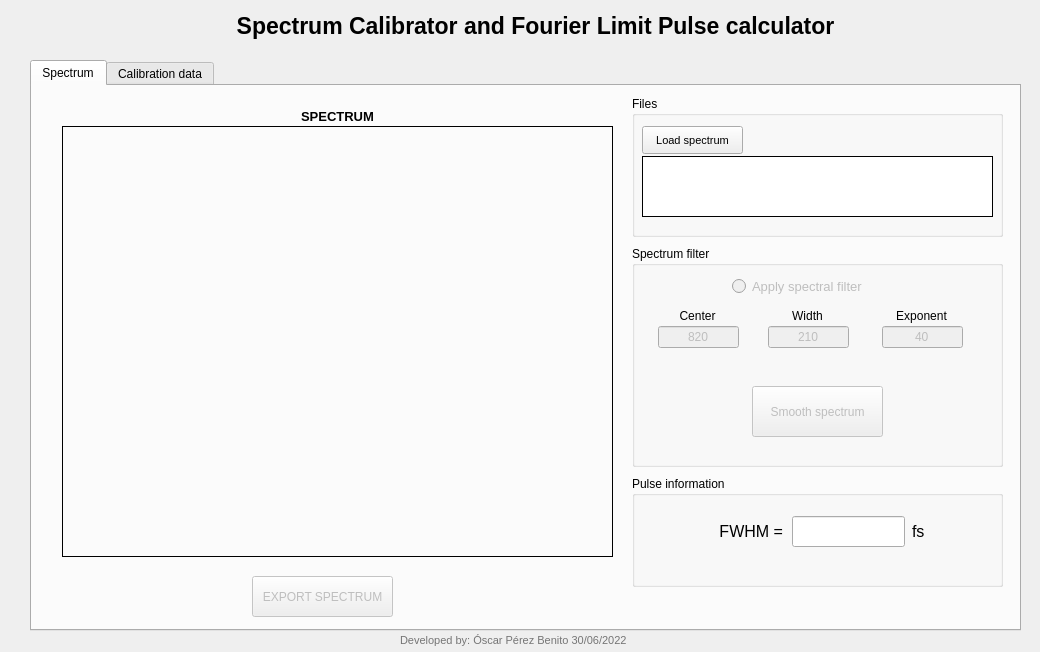
<?xml version="1.0" encoding="UTF-8"?>
<ui version="4.0">
 <author>Óscar Pérez Benito</author>
 <class>SpectrumCalibrator</class>
 <widget class="QWidget" name="SpectrumCalibrator">
  <property name="geometry">
   <rect>
    <x>0</x>
    <y>0</y>
    <width>1040</width>
    <height>652</height>
   </rect>
  </property>
  <property name="windowTitle">
   <string>Spectrum Calibrator</string>
  </property>
  <property name="autoFillBackground">
   <bool>false</bool>
  </property>
  <widget class="QLabel" name="titleLabel">
   <property name="geometry">
    <rect>
     <x>30</x>
     <y>10</y>
     <width>1011</width>
     <height>31</height>
    </rect>
   </property>
   <property name="font">
    <font>
     <pointsize>17</pointsize>
     <weight>75</weight>
     <bold>true</bold>
    </font>
   </property>
   <property name="text">
    <string>Spectrum Calibrator and Fourier Limit Pulse calculator</string>
   </property>
   <property name="alignment">
    <set>Qt::AlignCenter</set>
   </property>
  </widget>
  <widget class="QLabel" name="DesingerLabel">
   <property name="geometry">
    <rect>
     <x>400</x>
     <y>630</y>
     <width>271</width>
     <height>20</height>
    </rect>
   </property>
   <property name="font">
    <font>
     <pointsize>8</pointsize>
    </font>
   </property>
   <property name="styleSheet">
    <string notr="true">color: rgb(117, 117, 117);</string>
   </property>
   <property name="text">
    <string>Developed by: Óscar Pérez Benito 30/06/2022</string>
   </property>
   <property name="alignment">
    <set>Qt::AlignLeading|Qt::AlignLeft|Qt::AlignVCenter</set>
   </property>
  </widget>
  <widget class="QTabWidget" name="tabWidget">
   <property name="geometry">
    <rect>
     <x>30</x>
     <y>60</y>
     <width>991</width>
     <height>571</height>
    </rect>
   </property>
   <property name="currentIndex">
    <number>0</number>
   </property>
   <widget class="QWidget" name="specTab">
    <attribute name="title">
     <string>Spectrum</string>
    </attribute>
    <widget class="QLabel" name="plotLabel">
     <property name="enabled">
      <bool>true</bool>
     </property>
     <property name="geometry">
      <rect>
       <x>20</x>
       <y>20</y>
       <width>571</width>
       <height>20</height>
      </rect>
     </property>
     <property name="font">
      <font>
       <pointsize>10</pointsize>
       <weight>75</weight>
       <bold>true</bold>
      </font>
     </property>
     <property name="text">
      <string>SPECTRUM</string>
     </property>
     <property name="alignment">
      <set>Qt::AlignCenter</set>
     </property>
    </widget>
    <widget class="MplWidget" name="specPlot" native="true">
     <property name="geometry">
      <rect>
       <x>20</x>
       <y>30</y>
       <width>571</width>
       <height>451</height>
      </rect>
     </property>
     <property name="autoFillBackground">
      <bool>false</bool>
     </property>
     <property name="styleSheet">
      <string notr="true"/>
     </property>
     <widget class="QFrame" name="specFrame">
      <property name="geometry">
       <rect>
        <x>10</x>
        <y>10</y>
        <width>551</width>
        <height>431</height>
       </rect>
      </property>
      <property name="autoFillBackground">
       <bool>false</bool>
      </property>
      <property name="frameShape">
       <enum>QFrame::Box</enum>
      </property>
      <property name="frameShadow">
       <enum>QFrame::Plain</enum>
      </property>
     </widget>
    </widget>
    <widget class="QGroupBox" name="filesLoad">
     <property name="geometry">
      <rect>
       <x>600</x>
       <y>10</y>
       <width>371</width>
       <height>141</height>
      </rect>
     </property>
     <property name="title">
      <string>Files</string>
     </property>
     <widget class="QPushButton" name="specButton">
      <property name="geometry">
       <rect>
        <x>10</x>
        <y>30</y>
        <width>101</width>
        <height>28</height>
       </rect>
      </property>
      <property name="font">
       <font>
        <pointsize>8</pointsize>
       </font>
      </property>
      <property name="text">
       <string>Load spectrum</string>
      </property>
      <property name="autoDefault">
       <bool>false</bool>
      </property>
      <property name="default">
       <bool>false</bool>
      </property>
      <property name="flat">
       <bool>false</bool>
      </property>
     </widget>
     <widget class="QLabel" name="specText">
      <property name="geometry">
       <rect>
        <x>10</x>
        <y>60</y>
        <width>351</width>
        <height>61</height>
       </rect>
      </property>
      <property name="palette">
       <palette>
        <active>
         <colorrole role="Button">
          <brush brushstyle="SolidPattern">
           <color alpha="255">
            <red>255</red>
            <green>255</green>
            <blue>255</blue>
           </color>
          </brush>
         </colorrole>
         <colorrole role="Base">
          <brush brushstyle="SolidPattern">
           <color alpha="255">
            <red>255</red>
            <green>255</green>
            <blue>255</blue>
           </color>
          </brush>
         </colorrole>
         <colorrole role="Window">
          <brush brushstyle="SolidPattern">
           <color alpha="255">
            <red>255</red>
            <green>255</green>
            <blue>255</blue>
           </color>
          </brush>
         </colorrole>
         <colorrole role="Highlight">
          <brush brushstyle="SolidPattern">
           <color alpha="255">
            <red>0</red>
            <green>0</green>
            <blue>0</blue>
           </color>
          </brush>
         </colorrole>
        </active>
        <inactive>
         <colorrole role="Button">
          <brush brushstyle="SolidPattern">
           <color alpha="255">
            <red>255</red>
            <green>255</green>
            <blue>255</blue>
           </color>
          </brush>
         </colorrole>
         <colorrole role="Base">
          <brush brushstyle="SolidPattern">
           <color alpha="255">
            <red>255</red>
            <green>255</green>
            <blue>255</blue>
           </color>
          </brush>
         </colorrole>
         <colorrole role="Window">
          <brush brushstyle="SolidPattern">
           <color alpha="255">
            <red>255</red>
            <green>255</green>
            <blue>255</blue>
           </color>
          </brush>
         </colorrole>
         <colorrole role="Highlight">
          <brush brushstyle="SolidPattern">
           <color alpha="255">
            <red>0</red>
            <green>0</green>
            <blue>0</blue>
           </color>
          </brush>
         </colorrole>
        </inactive>
        <disabled>
         <colorrole role="Button">
          <brush brushstyle="SolidPattern">
           <color alpha="255">
            <red>255</red>
            <green>255</green>
            <blue>255</blue>
           </color>
          </brush>
         </colorrole>
         <colorrole role="Base">
          <brush brushstyle="SolidPattern">
           <color alpha="255">
            <red>255</red>
            <green>255</green>
            <blue>255</blue>
           </color>
          </brush>
         </colorrole>
         <colorrole role="Window">
          <brush brushstyle="SolidPattern">
           <color alpha="255">
            <red>255</red>
            <green>255</green>
            <blue>255</blue>
           </color>
          </brush>
         </colorrole>
         <colorrole role="Highlight">
          <brush brushstyle="SolidPattern">
           <color alpha="255">
            <red>0</red>
            <green>120</green>
            <blue>215</blue>
           </color>
          </brush>
         </colorrole>
        </disabled>
       </palette>
      </property>
      <property name="mouseTracking">
       <bool>false</bool>
      </property>
      <property name="autoFillBackground">
       <bool>false</bool>
      </property>
      <property name="styleSheet">
       <string notr="true">background-color: rgb(255, 255, 255);</string>
      </property>
      <property name="frameShape">
       <enum>QFrame::Box</enum>
      </property>
      <property name="text">
       <string/>
      </property>
      <property name="wordWrap">
       <bool>true</bool>
      </property>
      <property name="textInteractionFlags">
       <set>Qt::TextSelectableByKeyboard|Qt::TextSelectableByMouse</set>
      </property>
     </widget>
    </widget>
    <widget class="QGroupBox" name="specFilter">
     <property name="geometry">
      <rect>
       <x>600</x>
       <y>160</y>
       <width>371</width>
       <height>221</height>
      </rect>
     </property>
     <property name="title">
      <string>Spectrum filter</string>
     </property>
     <widget class="QLineEdit" name="widthText">
      <property name="enabled">
       <bool>false</bool>
      </property>
      <property name="geometry">
       <rect>
        <x>136</x>
        <y>80</y>
        <width>81</width>
        <height>22</height>
       </rect>
      </property>
      <property name="text">
       <string>210</string>
      </property>
      <property name="alignment">
       <set>Qt::AlignCenter</set>
      </property>
     </widget>
     <widget class="QLabel" name="label_3">
      <property name="geometry">
       <rect>
        <x>140</x>
        <y>60</y>
        <width>71</width>
        <height>20</height>
       </rect>
      </property>
      <property name="layoutDirection">
       <enum>Qt::LeftToRight</enum>
      </property>
      <property name="text">
       <string>Width</string>
      </property>
      <property name="alignment">
       <set>Qt::AlignCenter</set>
      </property>
     </widget>
     <widget class="QLabel" name="label_4">
      <property name="geometry">
       <rect>
        <x>254</x>
        <y>60</y>
        <width>71</width>
        <height>20</height>
       </rect>
      </property>
      <property name="layoutDirection">
       <enum>Qt::LeftToRight</enum>
      </property>
      <property name="text">
       <string>Exponent</string>
      </property>
      <property name="alignment">
       <set>Qt::AlignCenter</set>
      </property>
     </widget>
     <widget class="QLineEdit" name="exponentText">
      <property name="enabled">
       <bool>false</bool>
      </property>
      <property name="geometry">
       <rect>
        <x>250</x>
        <y>80</y>
        <width>81</width>
        <height>22</height>
       </rect>
      </property>
      <property name="text">
       <string>40</string>
      </property>
      <property name="alignment">
       <set>Qt::AlignCenter</set>
      </property>
     </widget>
     <widget class="QLabel" name="label_5">
      <property name="geometry">
       <rect>
        <x>30</x>
        <y>60</y>
        <width>71</width>
        <height>20</height>
       </rect>
      </property>
      <property name="layoutDirection">
       <enum>Qt::LeftToRight</enum>
      </property>
      <property name="text">
       <string>Center</string>
      </property>
      <property name="alignment">
       <set>Qt::AlignCenter</set>
      </property>
     </widget>
     <widget class="QLineEdit" name="centerText">
      <property name="enabled">
       <bool>false</bool>
      </property>
      <property name="geometry">
       <rect>
        <x>26</x>
        <y>80</y>
        <width>81</width>
        <height>22</height>
       </rect>
      </property>
      <property name="text">
       <string>820</string>
      </property>
      <property name="alignment">
       <set>Qt::AlignCenter</set>
      </property>
     </widget>
     <widget class="QPushButton" name="smoothSpecButton">
      <property name="enabled">
       <bool>false</bool>
      </property>
      <property name="geometry">
       <rect>
        <x>120</x>
        <y>140</y>
        <width>131</width>
        <height>51</height>
       </rect>
      </property>
      <property name="text">
       <string>Smooth spectrum</string>
      </property>
     </widget>
     <widget class="QRadioButton" name="filterCheckButton">
      <property name="enabled">
       <bool>false</bool>
      </property>
      <property name="geometry">
       <rect>
        <x>100</x>
        <y>30</y>
        <width>191</width>
        <height>20</height>
       </rect>
      </property>
      <property name="font">
       <font>
        <pointsize>10</pointsize>
       </font>
      </property>
      <property name="text">
       <string>Apply spectral filter</string>
      </property>
     </widget>
    </widget>
    <widget class="QGroupBox" name="pulseInfo">
     <property name="geometry">
      <rect>
       <x>600</x>
       <y>390</y>
       <width>371</width>
       <height>111</height>
      </rect>
     </property>
     <property name="title">
      <string>Pulse information</string>
     </property>
     <widget class="QLineEdit" name="fwhmText">
      <property name="geometry">
       <rect>
        <x>160</x>
        <y>40</y>
        <width>113</width>
        <height>31</height>
       </rect>
      </property>
      <property name="font">
       <font>
        <pointsize>12</pointsize>
       </font>
      </property>
      <property name="alignment">
       <set>Qt::AlignCenter</set>
      </property>
      <property name="readOnly">
       <bool>true</bool>
      </property>
     </widget>
     <widget class="QLabel" name="label">
      <property name="geometry">
       <rect>
        <x>20</x>
        <y>40</y>
        <width>131</width>
        <height>31</height>
       </rect>
      </property>
      <property name="font">
       <font>
        <pointsize>12</pointsize>
       </font>
      </property>
      <property name="text">
       <string>FWHM =</string>
      </property>
      <property name="alignment">
       <set>Qt::AlignRight|Qt::AlignTrailing|Qt::AlignVCenter</set>
      </property>
     </widget>
     <widget class="QLabel" name="label_2">
      <property name="geometry">
       <rect>
        <x>280</x>
        <y>40</y>
        <width>81</width>
        <height>31</height>
       </rect>
      </property>
      <property name="font">
       <font>
        <pointsize>12</pointsize>
       </font>
      </property>
      <property name="text">
       <string>fs</string>
      </property>
     </widget>
    </widget>
    <widget class="QPushButton" name="exportButton">
     <property name="enabled">
      <bool>false</bool>
     </property>
     <property name="geometry">
      <rect>
       <x>220</x>
       <y>490</y>
       <width>141</width>
       <height>41</height>
      </rect>
     </property>
     <property name="text">
      <string>EXPORT SPECTRUM</string>
     </property>
    </widget>
    <widget class="QLabel" name="exportLabel">
     <property name="geometry">
      <rect>
       <x>390</x>
       <y>490</y>
       <width>111</width>
       <height>41</height>
      </rect>
     </property>
     <property name="text">
      <string/>
     </property>
    </widget>
   </widget>
   <widget class="QWidget" name="calTab">
    <attribute name="title">
     <string>Calibration data</string>
    </attribute>
    <widget class="QGroupBox" name="calFiles">
     <property name="geometry">
      <rect>
       <x>20</x>
       <y>40</y>
       <width>401</width>
       <height>241</height>
      </rect>
     </property>
     <property name="title">
      <string>Calibration files</string>
     </property>
     <widget class="QPushButton" name="expButton">
      <property name="geometry">
       <rect>
        <x>70</x>
        <y>30</y>
        <width>251</width>
        <height>28</height>
       </rect>
      </property>
      <property name="font">
       <font>
        <pointsize>8</pointsize>
       </font>
      </property>
      <property name="text">
       <string>Load measured Black Body Spectrum</string>
      </property>
      <property name="autoDefault">
       <bool>false</bool>
      </property>
      <property name="default">
       <bool>false</bool>
      </property>
      <property name="flat">
       <bool>false</bool>
      </property>
     </widget>
     <widget class="QLabel" name="expText">
      <property name="enabled">
       <bool>false</bool>
      </property>
      <property name="geometry">
       <rect>
        <x>10</x>
        <y>60</y>
        <width>381</width>
        <height>28</height>
       </rect>
      </property>
      <property name="palette">
       <palette>
        <active>
         <colorrole role="Button">
          <brush brushstyle="SolidPattern">
           <color alpha="255">
            <red>255</red>
            <green>255</green>
            <blue>255</blue>
           </color>
          </brush>
         </colorrole>
         <colorrole role="Base">
          <brush brushstyle="SolidPattern">
           <color alpha="255">
            <red>255</red>
            <green>255</green>
            <blue>255</blue>
           </color>
          </brush>
         </colorrole>
         <colorrole role="Window">
          <brush brushstyle="SolidPattern">
           <color alpha="255">
            <red>255</red>
            <green>255</green>
            <blue>255</blue>
           </color>
          </brush>
         </colorrole>
         <colorrole role="Highlight">
          <brush brushstyle="SolidPattern">
           <color alpha="255">
            <red>0</red>
            <green>0</green>
            <blue>0</blue>
           </color>
          </brush>
         </colorrole>
        </active>
        <inactive>
         <colorrole role="Button">
          <brush brushstyle="SolidPattern">
           <color alpha="255">
            <red>255</red>
            <green>255</green>
            <blue>255</blue>
           </color>
          </brush>
         </colorrole>
         <colorrole role="Base">
          <brush brushstyle="SolidPattern">
           <color alpha="255">
            <red>255</red>
            <green>255</green>
            <blue>255</blue>
           </color>
          </brush>
         </colorrole>
         <colorrole role="Window">
          <brush brushstyle="SolidPattern">
           <color alpha="255">
            <red>255</red>
            <green>255</green>
            <blue>255</blue>
           </color>
          </brush>
         </colorrole>
         <colorrole role="Highlight">
          <brush brushstyle="SolidPattern">
           <color alpha="255">
            <red>0</red>
            <green>0</green>
            <blue>0</blue>
           </color>
          </brush>
         </colorrole>
        </inactive>
        <disabled>
         <colorrole role="Button">
          <brush brushstyle="SolidPattern">
           <color alpha="255">
            <red>255</red>
            <green>255</green>
            <blue>255</blue>
           </color>
          </brush>
         </colorrole>
         <colorrole role="Base">
          <brush brushstyle="SolidPattern">
           <color alpha="255">
            <red>255</red>
            <green>255</green>
            <blue>255</blue>
           </color>
          </brush>
         </colorrole>
         <colorrole role="Window">
          <brush brushstyle="SolidPattern">
           <color alpha="255">
            <red>255</red>
            <green>255</green>
            <blue>255</blue>
           </color>
          </brush>
         </colorrole>
         <colorrole role="Highlight">
          <brush brushstyle="SolidPattern">
           <color alpha="255">
            <red>0</red>
            <green>120</green>
            <blue>215</blue>
           </color>
          </brush>
         </colorrole>
        </disabled>
       </palette>
      </property>
      <property name="mouseTracking">
       <bool>false</bool>
      </property>
      <property name="autoFillBackground">
       <bool>false</bool>
      </property>
      <property name="styleSheet">
       <string notr="true">background-color: rgb(255, 255, 255);</string>
      </property>
      <property name="frameShape">
       <enum>QFrame::Box</enum>
      </property>
      <property name="text">
       <string>calibrationData/avantes-10_02_22.txt</string>
      </property>
     </widget>
     <widget class="QPushButton" name="theoLoad">
      <property name="geometry">
       <rect>
        <x>70</x>
        <y>110</y>
        <width>251</width>
        <height>28</height>
       </rect>
      </property>
      <property name="font">
       <font>
        <pointsize>8</pointsize>
       </font>
      </property>
      <property name="text">
       <string>Load theoretical Black Body Spectrum</string>
      </property>
      <property name="checkable">
       <bool>false</bool>
      </property>
     </widget>
     <widget class="QLabel" name="theoText">
      <property name="enabled">
       <bool>false</bool>
      </property>
      <property name="geometry">
       <rect>
        <x>10</x>
        <y>140</y>
        <width>381</width>
        <height>28</height>
       </rect>
      </property>
      <property name="autoFillBackground">
       <bool>false</bool>
      </property>
      <property name="styleSheet">
       <string notr="true">background-color: rgb(255, 255, 255);</string>
      </property>
      <property name="frameShape">
       <enum>QFrame::Box</enum>
      </property>
      <property name="text">
       <string>calibrationData/1409074-ISP30-NIR</string>
      </property>
     </widget>
     <widget class="QPushButton" name="smoothButton">
      <property name="geometry">
       <rect>
        <x>132</x>
        <y>180</y>
        <width>131</width>
        <height>41</height>
       </rect>
      </property>
      <property name="text">
       <string>Smooth Spectrum</string>
      </property>
     </widget>
    </widget>
    <widget class="QLabel" name="interferenciaLabel_2">
     <property name="geometry">
      <rect>
       <x>460</x>
       <y>20</y>
       <width>511</width>
       <height>20</height>
      </rect>
     </property>
     <property name="font">
      <font>
       <pointsize>10</pointsize>
       <weight>75</weight>
       <bold>true</bold>
      </font>
     </property>
     <property name="text">
      <string>Calibration Curve</string>
     </property>
     <property name="alignment">
      <set>Qt::AlignCenter</set>
     </property>
    </widget>
    <widget class="MplWidget" name="calPlot" native="true">
     <property name="geometry">
      <rect>
       <x>460</x>
       <y>40</y>
       <width>511</width>
       <height>391</height>
      </rect>
     </property>
     <property name="autoFillBackground">
      <bool>false</bool>
     </property>
     <property name="styleSheet">
      <string notr="true"/>
     </property>
     <widget class="QFrame" name="calFrame">
      <property name="geometry">
       <rect>
        <x>10</x>
        <y>10</y>
        <width>491</width>
        <height>371</height>
       </rect>
      </property>
      <property name="autoFillBackground">
       <bool>false</bool>
      </property>
      <property name="frameShape">
       <enum>QFrame::Box</enum>
      </property>
      <property name="frameShadow">
       <enum>QFrame::Plain</enum>
      </property>
     </widget>
    </widget>
   </widget>
  </widget>
  <zorder>DesingerLabel</zorder>
  <zorder>titleLabel</zorder>
  <zorder>tabWidget</zorder>
 </widget>
 <customwidgets>
  <customwidget>
   <class>MplWidget</class>
   <extends>QWidget</extends>
   <header>mplwidget.h</header>
   <container>1</container>
  </customwidget>
 </customwidgets>
 <resources/>
 <connections/>
</ui>
